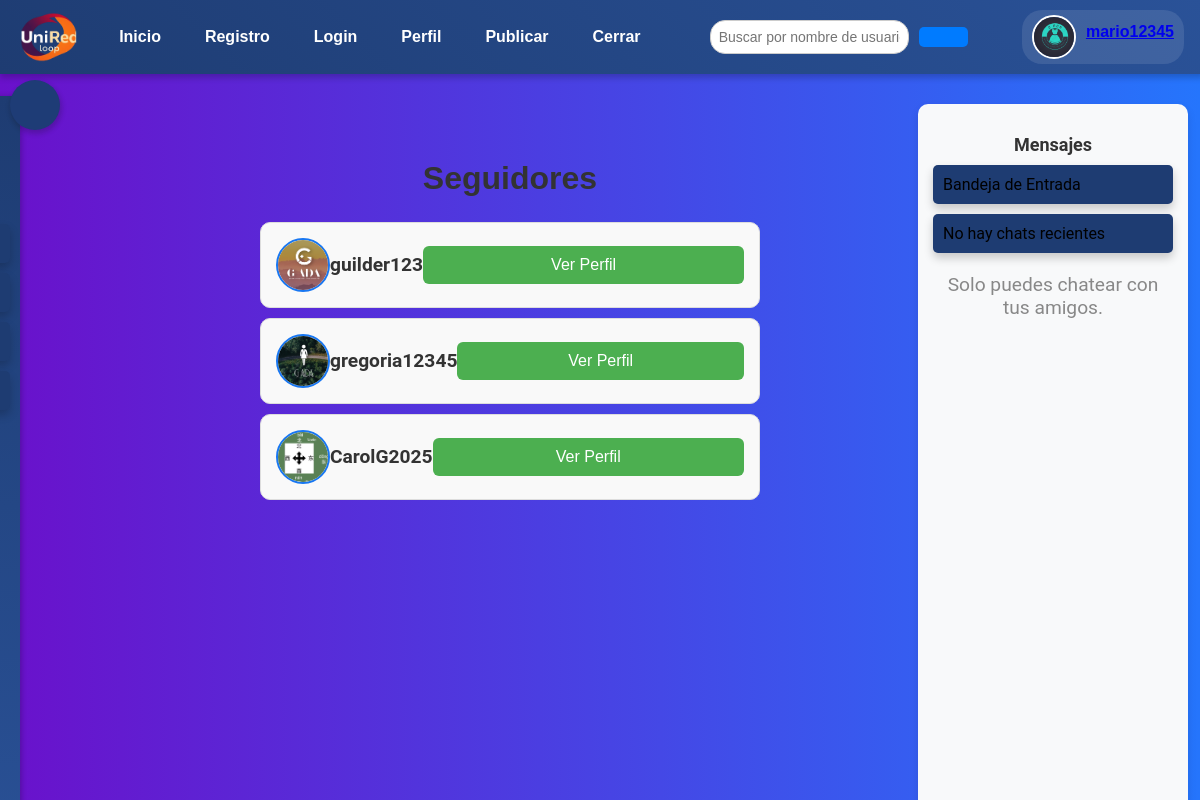
Page /seguidores/ (signed in) on the committed database.
### MiApp/models.py (models this page shows, shortened)
class Perfil(models.Model):
    usuario = models.OneToOneField(User, on_delete=models.CASCADE)
    bio = models.TextField(blank=True, null=True)  # Información adicional sobre el usuario
    foto_perfil = models.ImageField(upload_to='perfil/', blank=True, null=True)  # Foto de perfil

class Seguimiento(models.Model):
    seguidor = models.ForeignKey(User, related_name='seguidores', on_delete=models.CASCADE)
    seguido = models.ForeignKey(User, related_name='seguidos', on_delete=models.CASCADE)
    fecha_seguimiento = models.DateTimeField(auto_now_add=True)
    class Meta:
        unique_together = ('seguidor', 'seguido')

### MiApp/views.py (the view)
# urls.py: path('seguidores/', views.ver_seguidores, name='ver_seguidores'),
@login_required
def ver_seguidores(request):
    seguidores = Seguimiento.objects.filter(seguido=request.user)
    return render(request, 'ver_seguidores.html', {'seguidores': seguidores})

### MiApp/templates/ver_seguidores.html (shortened to what this page needs)
{% extends 'base.html' %}
{% block content %}
<div class="containerSeguidores">
    <h2 class="title">Seguidores</h2>
    <ul class="follower-list">
        {% for seguimiento in seguidores %}
            <li class="follower-item">
                <img src="{{ seguimiento.seguidor.perfil.foto_perfil.url|default:'/static/images/default-profile.png' }}"
                     alt="Foto de {{ seguimiento.seguidor.username }}"
                     class="profile-image">
                <span class="follower-name">{{ seguimiento.seguidor.username }}</span>
                <button class="view-profile-btn">Ver Perfil</button>
            </li>
        {% endfor %}
    </ul>
</div>
{% endblock %}

### MiApp/templates/base.html (shortened to what this page needs)
{% load static %}
<!DOCTYPE html>
<html lang="es">
<head>
    <link rel="stylesheet" href="{% static 'css/barraNavegacion.css' %}">
    <link rel="stylesheet" href="{% static 'css/login.css' %}">
    <link rel="stylesheet" href="{% static 'css/registro.css' %}">
    <link rel="stylesheet" href="{% static 'css/perfil.css' %}">
    <link rel="stylesheet" href="{% static 'css/inicio.css' %}">
    <link rel="stylesheet" href="{% static 'css/agregar_publicacion.css' %}">
    <link rel="stylesheet" href="{% static 'css/menu_lateral.css' %}">
    <link rel="stylesheet" href="{% static 'css/ver_amigos.css' %}">
    <link rel="stylesheet" href="{% static 'css/ver_seguidores.css' %}">
    <link rel="stylesheet" href="{% static 'css/ver_seguidos.css' %}">
    <link rel="stylesheet" href="{% static 'css/ver_usuarios.css' %}">
    <link rel="stylesheet" href="{% static 'css/enviar_mensaje.css' %}">
    <link rel="stylesheet" href="{% static 'css/chat.css' %}">
    <link rel="stylesheet" href="{% static 'css/barra_izquierda.css' %}">
    <link rel="stylesheet" href="{% static 'css/bandeja_entrada.css' %}">
    <link rel="stylesheet" href="{% static 'css/ver_historias.css' %}">
    <link rel="stylesheet" href="{% static 'css/agregar_historia.css' %}">
</head>
<body>
    <nav class="BarraNavegacion">
        <div class="logo">
            <img src="{% static 'img/logo_UniRed-Loop.png' %}" alt="Logo de UniRed Loop" class="logo-img" >
        </div>
             <div class="menu-navegacion">
                <ul class="nav-menu">
                    <li><a href="{% url 'inicio' %}">Inicio </a></li>
                    <li><a href="{% url 'registro' %}">Registro </a></li>
                    <li><a href="{% url 'login' %}">Login</a></li>
                    <li><a href="{% url 'perfil' %}">Perfil </a></li>
                    <li><a href="{% url 'agregar_publicacion' %}">Publicar </a></li>
                    <li><a href="{% url 'logout' %}">Cerrar </a></li>
                </ul>
            </div>
        <div class="buscador-container">
            <input type="text" id="buscador" placeholder="Buscar por nombre de usuario" onkeyup="buscarPublicacion()">
            <button onclick="buscarPublicacion()"></button>
        </div>
        {% if user.is_authenticated %}
            <div class="Perfil">
                {% if user.perfil.foto_perfil %}
                    <img src="{{ user.perfil.foto_perfil.url }}" alt="Foto de perfil">
                {% else %}
                    <img src="{% static 'images/default-avatar.png' %}" alt="Foto de perfil">
                {% endif %}
                <label><a href="{% url 'perfil' %}">{{ user.username }}</a></label>
            </div>
        {% endif %}
    </nav>
    {% include 'menu_lateral.html' %}
    {% include 'barra_izquierda.html' %}
    <div class="content">
        {% block content %}
        {% endblock %}
    </div>
</body>
</html>

### MiApp/static/css/barraNavegacion.css (style rules this page uses)
.BarraNavegacion { position: fixed; display: flex; align-items: center; justify-content: space-between; background: linear-gradient(45deg, #1e3c72, #2a5298); padding: 10px 20px; box-shadow: 0 4px 6px rgba(0, 0, 0, 0.2); font-family: 'Arial', sans-serif; width: 97%; left: 0%; top: 0%; z-index: 2; }
.BarraNavegacion .menu-navegacion ul { display: flex; list-style: none; margin: 0; padding: 0; }
.BarraNavegacion .menu-navegacion ul li { margin: 0 10px; }
.BarraNavegacion .menu-navegacion ul li a { text-decoration: none; color: #ffffff; font-weight: bold; padding: 8px 12px; border-radius: 5px; transition: background 0.3s ease-in-out, transform 0.2s; }
.BarraNavegacion .Perfil { display: flex; align-items: center; background: rgba(255, 255, 255, 0.1); padding: 5px 10px; border-radius: 20px; transition: all 0.3s ease-in-out; }
.BarraNavegacion .Perfil img { margin-right: 10px; border: 2px solid #ffffff; border-radius: 50%; width: 40px; height: 40px; object-fit: cover; transition: border 0.3s ease-in-out; }
.BarraNavegacion .Perfil label { color: #ffffff; font-weight: bold; font-size: 16px; white-space: nowrap; }
.BarraNavegacion .menu-navegacion ul li:last-child { margin-right: 10px; }
.buscador-container { display: flex; align-items: center; margin-left: 20px; }
#buscador { padding: 8px; border-radius: 15px; border: 1px solid #ccc; width: 200px; margin-right: 10px; font-size: 14px; }
.buscador-container button { background-color: #007BFF; color: white; border: none; border-radius: 5px; cursor: pointer; font-size: 14px; transition: background-color 0.3s; }
.content { position: absolute; top: 10%; left: 15%; width: 55%; z-index: 1; }
.logo { display: flex; width: 50px; height: 50px; }
.logo img { width: 60px; height: 50px; }
.menu-navegacion { display: flex; }

### MiApp/static/css/registro.css (style rules this page uses)
body { font-family: 'Arial', sans-serif; margin: 0; padding: 0; background: linear-gradient(to right, #6a11cb, #2575fc); color: #333; }

### MiApp/static/css/ver_amigos.css (style rules this page uses)
.title { text-align: center; font-size: 2rem; color: #333; margin-bottom: 20px; font-family: 'Arial', sans-serif; }
.view-profile-btn { background-color: #4CAF50; color: white; border: none; padding: 10px 20px; font-size: 1rem; border-radius: 5px; cursor: pointer; transition: background-color 0.3s ease; }

### MiApp/static/css/ver_seguidores.css (style rules this page uses)
.containerSeguidores { max-width: 500px; margin: 0 auto; padding: 20px; margin-top: 5%; }
.title { text-align: center; font-size: 2rem; color: #333; margin-bottom: 20px; font-family: 'Arial', sans-serif; }
.follower-list { list-style: none; padding: 0; margin: 0; }
.follower-item { display: flex; justify-content: space-between; align-items: center; background-color: #f9f9f9; border: 1px solid #ddd; border-radius: 10px; padding: 15px; margin-bottom: 10px; transition: background-color 0.3s ease; }
.follower-name { font-size: 1.2rem; color: #333; font-weight: bold; }
.view-profile-btn { background-color: #007BFF; color: white; border: none; padding: 10px 20px; font-size: 1rem; border-radius: 5px; cursor: pointer; transition: background-color 0.3s ease; }

### MiApp/static/css/ver_seguidos.css (style rules this page uses)
.title { font-size: 2rem; font-weight: bold; color: #333; text-align: center; margin-bottom: 25px; font-family: 'Arial', sans-serif; }
.view-profile-btn { background-color: #4CAF50; color: #fff; padding: 10px 15px; border: none; border-radius: 6px; font-size: 1rem; cursor: pointer; transition: background-color 0.3s ease; }

### MiApp/static/css/ver_usuarios.css (style rules this page uses)
.profile-image { width: 50px; height: 50px; border-radius: 50%; object-fit: cover; border: 2px solid #ddd; }
label { font-size: 18px; font-weight: bold; margin-bottom: 10px; display: block; color: #333; }

### MiApp/static/css/enviar_mensaje.css (style rules this page uses)
body { font-family: 'Roboto', sans-serif; background-color: #f4f7fb; margin: 0; padding: 0; display: flex; justify-content: center; align-items: center; height: 100vh; }

### MiApp/static/css/bandeja_entrada.css (style rules this page uses)
h2 { font-size: 2rem; color: #4e73df; text-align: center; margin-bottom: 30px; }

### MiApp/static/css/ver_historias.css (style rules this page uses)
.profile-image { width: 50px; height: 50px; border-radius: 50%; border: 2px solid #1877f2; object-fit: cover; }

### MiApp/static/css/agregar_historia.css (style rules this page uses)
h2 { text-align: center; color: #333; margin-bottom: 20px; }
button { background-color: #007bff; color: white; border: none; padding: 10px 15px; border-radius: 5px; cursor: pointer; width: 100%; font-size: 16px; transition: background-color 0.3s; }

### rows in the picture
Seguimiento: seguidor.perfil.foto_perfil (picture), seguidor.username "guilder123"
Seguimiento: seguidor.perfil.foto_perfil (picture), seguidor.username "gregoria12345"
Seguimiento: seguidor.perfil.foto_perfil (picture), seguidor.username "CarolG2025"

### other values in the picture
{{ user.username }} "mario12345"
